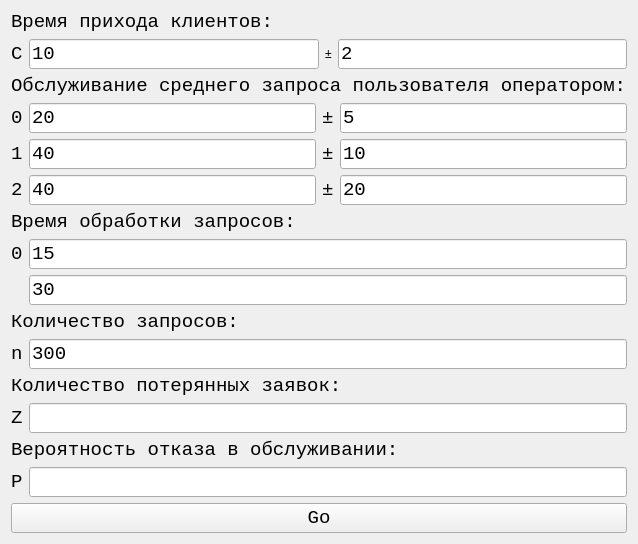
<?xml version="1.0" encoding="UTF-8"?>
<ui version="4.0">
 <class>Form</class>
 <widget class="QWidget" name="Form">
  <property name="geometry">
   <rect>
    <x>0</x>
    <y>0</y>
    <width>165</width>
    <height>366</height>
   </rect>
  </property>
  <property name="sizePolicy">
   <sizepolicy hsizetype="Preferred" vsizetype="Preferred">
    <horstretch>0</horstretch>
    <verstretch>0</verstretch>
   </sizepolicy>
  </property>
  <property name="windowTitle">
   <string>СМО информцентра</string>
  </property>
  <layout class="QGridLayout" name="gridLayout">
   <property name="sizeConstraint">
    <enum>QLayout::SetMinimumSize</enum>
   </property>
   <item row="13" column="1">
    <widget class="QLabel" name="label_lost_clients">
     <property name="text">
      <string>Z</string>
     </property>
     <property name="font">
     <font>
      <family>Courier New</family>
      <pointsize>14</pointsize>
     </font>
    </property>
    </widget>
   </item>
   <item row="4" column="1">
    <widget class="QLabel" name="label_op1">
     <property name="text">
      <string>1</string>
     </property>
     <property name="font">
     <font>
      <family>Courier New</family>
      <pointsize>14</pointsize>
     </font>
    </property>
    </widget>
   </item>
   <item row="3" column="1">
    <widget class="QLabel" name="label_op0">
     <property name="text">
      <string>0</string>
     </property>
     <property name="font">
     <font>
      <family>Courier New</family>
      <pointsize>14</pointsize>
     </font>
    </property>
    </widget>
   </item>
   <item row="1" column="1">
    <widget class="QLabel" name="label_clients">
     <property name="text">
      <string>C</string>
     </property>
     <property name="font">
     <font>
      <family>Courier New</family>
      <pointsize>14</pointsize>
     </font>
    </property>
    </widget>
   </item>
   <item row="10" column="1">
    <widget class="QLabel" name="label_client_count">
     <property name="text">
      <string>n</string>
     </property>
     <property name="font">
     <font>
      <family>Courier New</family>
      <pointsize>14</pointsize>
     </font>
    </property>
    </widget>
   </item>
   <item row="6" column="1" colspan="2">
    <widget class="QLabel" name="label_comp_title">
     <property name="text">
      <string>Время обработки запросов:</string>
     </property>
     <property name="font">
     <font>
      <family>Courier New</family>
      <pointsize>14</pointsize>
     </font>
    </property>
    </widget>
   </item>
   <item row="7" column="1">
    <widget class="QLabel" name="label_comp0">
     <property name="text">
      <string>0</string>
     </property>
     <property name="font">
     <font>
      <family>Courier New</family>
      <pointsize>14</pointsize>
     </font>
    </property>
    </widget>
   </item>
   <item row="5" column="1">
    <widget class="QLabel" name="label_op2">
     <property name="text">
      <string>2</string>
     </property>
     <property name="font">
     <font>
      <family>Courier New</family>
      <pointsize>14</pointsize>
     </font>
    </property>
    </widget>
   </item>
   <item row="8" column="1">
    <widget class="QLabel" name="label_comp1">
     <property name="text">
      <string>1</string>
      <property name="font">
     <font>
      <family>Courier New</family>
      <pointsize>14</pointsize>
     </font>
    </property>
     </property>
    </widget>
   </item>
   <item row="9" column="1" colspan="2">
    <widget class="QLabel" name="label_client_count_title">
     <property name="text">
      <string>Количество запросов:</string>
     </property>
     <property name="font">
     <font>
      <family>Courier New</family>
      <pointsize>14</pointsize>
     </font>
    </property>
    </widget>
   </item>
   <item row="12" column="1" colspan="2">
    <widget class="QLabel" name="label_lost_clients_title">
     <property name="text">
      <string>Количество потерянных заявок:</string>
     </property>
     <property name="font">
     <font>
      <family>Courier New</family>
      <pointsize>14</pointsize>
     </font>
    </property>
    </widget>
   </item>
   <item row="14" column="1" colspan="2">
    <widget class="QLabel" name="label_lost_clients_p_title">
     <property name="text">
      <string>Вероятность отказа в обслуживании:</string>
     </property>
     <property name="font">
     <font>
      <family>Courier New</family>
      <pointsize>14</pointsize>
     </font>
    </property>
    </widget>
   </item>
   <item row="15" column="1" colspan="2">
    <widget class="QLabel" name="label_lost_clients_p">
     <property name="text">
      <string>P</string>
     </property>
     <property name="font">
     <font>
      <family>Courier New</family>
      <pointsize>14</pointsize>
     </font>
    </property>
    </widget>
   </item>
   <item row="3" column="2">
    <layout class="QHBoxLayout" name="hl_op0">
     <item>
      <widget class="QLineEdit" name="le_op0_m">
       <property name="text">
        <string>20</string>
       </property>
       <property name="font">
     <font>
      <family>Courier New</family>
      <pointsize>14</pointsize>
     </font>
    </property>
      </widget>
     </item>
     <item>
      <widget class="QLabel" name="label_op0_pm">
       <property name="text">
        <string>±</string>
       </property>
       <property name="font">
     <font>
      <family>Courier New</family>
      <pointsize>14</pointsize>
     </font>
    </property>
      </widget>
     </item>
     <item>
      <widget class="QLineEdit" name="le_op0_d">
       <property name="text">
        <string>5</string>
       </property>
       <property name="font">
     <font>
      <family>Courier New</family>
      <pointsize>14</pointsize>
     </font>
    </property>
      </widget>
     </item>
    </layout>
   </item>
   <item row="0" column="1" colspan="2">
    <widget class="QLabel" name="label_clients_title">
     <property name="text">
      <string>Время прихода клиентов:</string>
     </property>
     <property name="font">
     <font>
      <family>Courier New</family>
      <pointsize>14</pointsize>
     </font>
    </property>
    </widget>
   </item>
   <item row="15" column="1" colspan="2">
    <spacer name="verticalSpacer">
     <property name="orientation">
      <enum>Qt::Vertical</enum>
     </property>
     <property name="sizeHint" stdset="0">
      <size>
       <width>20</width>
       <height>40</height>
      </size>
     </property>
    </spacer>
   </item>
   <item row="2" column="1" colspan="2">
    <widget class="QLabel" name="label_op_title">
     <property name="text">
      <string>Обслуживание среднего запроса пользователя оператором:</string>
     </property>
     <property name="font">
     <font>
      <family>Courier New</family>
      <pointsize>14</pointsize>
     </font>
    </property>
    </widget>
   </item>
   <item row="10" column="2">
    <layout class="QHBoxLayout" name="hl_client_count">
     <item>
      <widget class="QLineEdit" name="le_client_count">
       <property name="text">
        <string>300</string>
       </property>
       <property name="font">
     <font>
      <family>Courier New</family>
      <pointsize>14</pointsize>
     </font>
    </property>
      </widget>
     </item>
    </layout>
   </item>
   <item row="4" column="2">
    <layout class="QHBoxLayout" name="hl_op1">
     <item>
      <widget class="QLineEdit" name="le_op1_m">
       <property name="text">
        <string>40</string>
       </property>
       <property name="font">
     <font>
      <family>Courier New</family>
      <pointsize>14</pointsize>
     </font>
    </property>
      </widget>
     </item>
     <item>
      <widget class="QLabel" name="label_op1_pm">
       <property name="text">
        <string>±</string>
       </property>
       <property name="font">
     <font>
      <family>Courier New</family>
      <pointsize>14</pointsize>
     </font>
    </property>
      </widget>
     </item>
     <item>
      <widget class="QLineEdit" name="le_op1_d">
       <property name="text">
        <string>10</string>
       </property>
       <property name="font">
     <font>
      <family>Courier New</family>
      <pointsize>14</pointsize>
     </font>
    </property>
      </widget>
     </item>
    </layout>
   </item>
   <item row="13" column="2">
    <layout class="QHBoxLayout" name="hl_lost_clients">
     <item>
      <widget class="QLineEdit" name="le_lost_clients">
       <property name="readOnly">
        <bool>true</bool>
       </property>
       <property name="font">
     <font>
      <family>Courier New</family>
      <pointsize>14</pointsize>
     </font>
    </property>
      </widget>
     </item>
    </layout>
   </item>
   <item row="15" column="2">
    <layout class="QHBoxLayout" name="hl_lost_clients_p">
     <item>
      <widget class="QLineEdit" name="le_lost_clients_p">
       <property name="readOnly">
        <bool>true</bool>
       </property>
       <property name="font">
     <font>
      <family>Courier New</family>
      <pointsize>14</pointsize>
     </font>
    </property>
      </widget>
     </item>
    </layout>
   </item>
   <item row="5" column="2">
    <layout class="QHBoxLayout" name="hl_op2">
     <item>
      <widget class="QLineEdit" name="le_op2_m">
       <property name="text">
        <string>40</string>
       </property>
       <property name="font">
     <font>
      <family>Courier New</family>
      <pointsize>14</pointsize>
     </font>
    </property>
      </widget>
     </item>
     <item>
      <widget class="QLabel" name="label_op2_pm">
       <property name="text">
        <string>±</string>
       </property>
       <property name="font">
     <font>
      <family>Courier New</family>
      <pointsize>14</pointsize>
     </font>
    </property>
      </widget>
     </item>
     <item>
      <widget class="QLineEdit" name="le_op2_d">
       <property name="text">
        <string>20</string>
       </property>
       <property name="font">
     <font>
      <family>Courier New</family>
      <pointsize>14</pointsize>
     </font>
    </property>
      </widget>
     </item>
    </layout>
   </item>
   <item row="1" column="2">
    <layout class="QHBoxLayout" name="hl_clients">
     <item>
      <widget class="QLineEdit" name="le_client_m">
       <property name="text">
        <string>10</string>
       </property>
       <property name="font">
     <font>
      <family>Courier New</family>
      <pointsize>14</pointsize>
     </font>
    </property>
      </widget>
     </item>
     <item>
      <widget class="QLabel" name="label_client_pm">
       <property name="text">
        <string>±</string>
       </property>
      </widget>
     </item>
     <item>
      <widget class="QLineEdit" name="le_client_d">
       <property name="text">
        <string>2</string>
       </property>
       <property name="font">
     <font>
      <family>Courier New</family>
      <pointsize>14</pointsize>
     </font>
    </property>
      </widget>
     </item>
    </layout>
   </item>
   <item row="7" column="2">
    <layout class="QHBoxLayout" name="hl_comp0">
     <item>
      <widget class="QLineEdit" name="le_comp0_m">
       <property name="text">
        <string>15</string>
       </property>
       <property name="font">
     <font>
      <family>Courier New</family>
      <pointsize>14</pointsize>
     </font>
    </property>
      </widget>
     </item>
    </layout>
   </item>
   <item row="8" column="2">
    <layout class="QHBoxLayout" name="hl_comp1">
     <item>
      <widget class="QLineEdit" name="le_comp1_m">
       <property name="text">
        <string>30</string>
       </property>
       <property name="font">
     <font>
      <family>Courier New</family>
      <pointsize>14</pointsize>
     </font>
    </property>
      </widget>
     </item>
    </layout>
   </item>
   <item row="16" column="1" colspan="2">
    <widget class="QPushButton" name="pushButton_model">
     <property name="text">
      <string>Go</string>
     </property>
     <property name="font">
     <font>
      <family>Courier New</family>
      <pointsize>14</pointsize>
     </font>
    </property>
    </widget>
   </item>
  </layout>
 </widget>
 <resources/>
 <connections/>
</ui>
